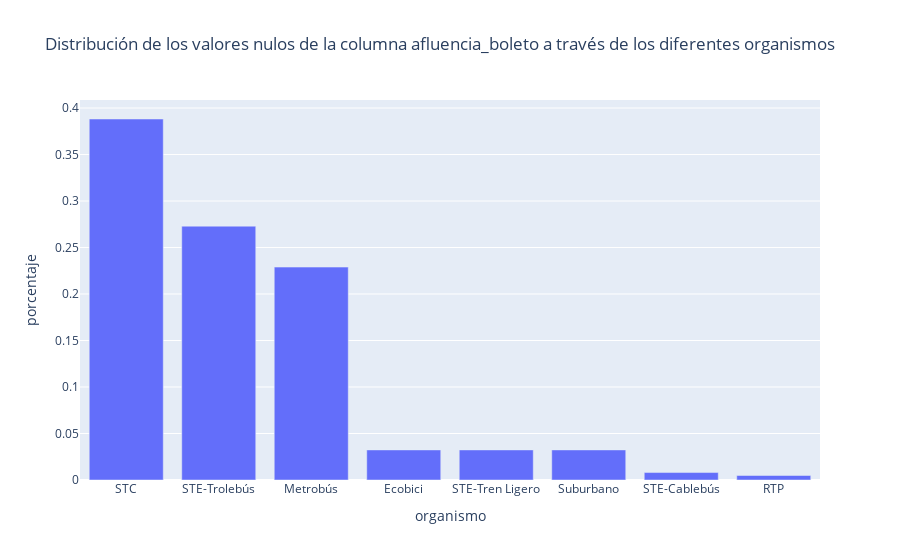

Write notebook code for a chart like this one.
### Code cell
basic_plotly_bars (
    df_percent_missing_data_boletos.sort_values(by=(["porcentaje"]),ascending=False),
    'organismo',
    'porcentaje',
    "Distribución de los valores nulos de la columna afluencia_boleto a través de los diferentes organismos",
)

### Figure 1 — Plotly figure (JSON) as saved in the notebook; plotly's stock layout.template omitted (floating-point values rounded to 4 significant figures)
{"data": [{"alignmentgroup": "True", "hovertemplate": "organismo=%{x}<br>porcentaje=%{y}<extra></extra>", "legendgroup": "", "marker": {"color": "#636efa", "pattern": {"shape": ""}}, "name": "", "offsetgroup": "", "orientation": "v", "showlegend": false, "textposition": "auto", "type": "bar", "x": ["STC", "STE-Trolebús", "Metrobús", "Ecobici", "STE-Tren Ligero", "Suburbano", "STE-Cablebús", "RTP"], "xaxis": "x", "y": [0.3882, 0.273, 0.229, 0.03235, 0.03235, 0.03235, 0.008005, 0.004829], "yaxis": "y"}], "layout": {"barmode": "relative", "legend": {"tracegroupgap": 0}, "title": {"text": "Distribución de los valores nulos de la columna afluencia_boleto a través de los diferentes organismos"}, "xaxis": {"anchor": "y", "domain": [0, 1], "title": {"text": "organismo"}}, "yaxis": {"anchor": "x", "domain": [0, 1], "title": {"text": "porcentaje"}}}}
